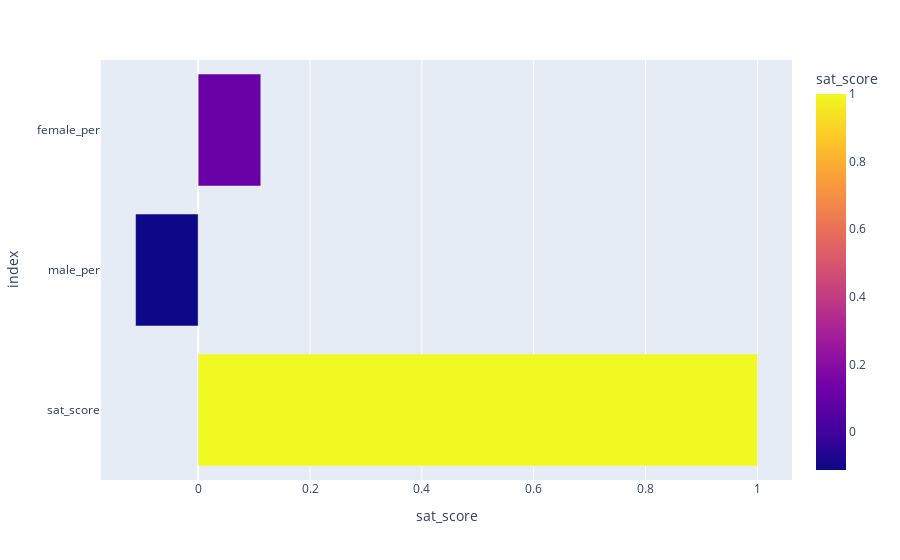

This figure's notebook cell:
### Code cell
sex_corr = combined[['sat_score','male_per','female_per']].corr()['sat_score'].reset_index()
px.bar(sex_corr, x='sat_score', y='index', orientation='h', color='sat_score')

### Figure 1 — Plotly figure (JSON) as saved in the notebook; plotly's stock layout.template omitted (floating-point values rounded to 4 significant figures)
{"data": [{"alignmentgroup": "True", "hovertemplate": "sat_score=%{marker.color}<br>index=%{y}<extra></extra>", "legendgroup": "", "marker": {"color": [1, -0.1119, 0.112], "coloraxis": "coloraxis", "pattern": {"shape": ""}}, "name": "", "offsetgroup": "", "orientation": "h", "showlegend": false, "textposition": "auto", "type": "bar", "x": [1, -0.1119, 0.112], "xaxis": "x", "y": ["sat_score", "male_per", "female_per"], "yaxis": "y"}], "layout": {"barmode": "relative", "coloraxis": {"colorbar": {"title": {"text": "sat_score"}}, "colorscale": [[0, "#0d0887"], [0.1111, "#46039f"], [0.2222, "#7201a8"], [0.3333, "#9c179e"], [0.4444, "#bd3786"], [0.5556, "#d8576b"], [0.6667, "#ed7953"], [0.7778, "#fb9f3a"], [0.8889, "#fdca26"], [1, "#f0f921"]]}, "legend": {"tracegroupgap": 0}, "margin": {"t": 60}, "xaxis": {"anchor": "y", "domain": [0, 1], "title": {"text": "sat_score"}}, "yaxis": {"anchor": "x", "domain": [0, 1], "title": {"text": "index"}}}}
